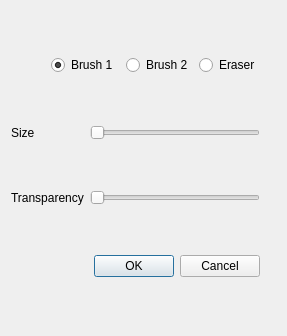
<?xml version="1.0" encoding="UTF-8"?>
<ui version="4.0">
 <class>QToolDialogClass</class>
 <widget class="QDialog" name="QToolDialogClass">
  <property name="geometry">
   <rect>
    <x>0</x>
    <y>0</y>
    <width>287</width>
    <height>336</height>
   </rect>
  </property>
  <property name="windowTitle">
   <string>QToolDialog</string>
  </property>
  <layout class="QGridLayout" name="gridLayout">
   <item row="0" column="1" colspan="2">
    <widget class="QRadioButton" name="brush1Btn">
     <property name="text">
      <string>Brush 1</string>
     </property>
     <property name="checked">
      <bool>true</bool>
     </property>
    </widget>
   </item>
   <item row="0" column="3">
    <widget class="QRadioButton" name="brush2Btn">
     <property name="text">
      <string>Brush 2</string>
     </property>
    </widget>
   </item>
   <item row="0" column="4">
    <widget class="QRadioButton" name="eraserBtn">
     <property name="text">
      <string>Eraser</string>
     </property>
    </widget>
   </item>
   <item row="1" column="0" colspan="6">
    <layout class="QVBoxLayout" name="mLayout"/>
   </item>
   <item row="2" column="0">
    <widget class="QLabel" name="label">
     <property name="text">
      <string>Size</string>
     </property>
    </widget>
   </item>
   <item row="2" column="2" colspan="3">
    <widget class="QSlider" name="mSizeSlider">
     <property name="minimum">
      <number>1</number>
     </property>
     <property name="maximum">
      <number>50</number>
     </property>
     <property name="singleStep">
      <number>1</number>
     </property>
     <property name="orientation">
      <enum>Qt::Horizontal</enum>
     </property>
    </widget>
   </item>
   <item row="3" column="0" colspan="2">
    <widget class="QLabel" name="label_2">
     <property name="text">
      <string>Transparency</string>
     </property>
    </widget>
   </item>
   <item row="3" column="2" colspan="3">
    <widget class="QSlider" name="mAlphaSlider">
     <property name="maximum">
      <number>255</number>
     </property>
     <property name="orientation">
      <enum>Qt::Horizontal</enum>
     </property>
    </widget>
   </item>
   <item row="4" column="2" colspan="3">
    <widget class="QDialogButtonBox" name="buttonBox">
     <property name="standardButtons">
      <set>QDialogButtonBox::Cancel|QDialogButtonBox::Ok</set>
     </property>
    </widget>
   </item>
  </layout>
 </widget>
 <layoutdefault spacing="6" margin="11"/>
 <resources/>
 <connections>
  <connection>
   <sender>buttonBox</sender>
   <signal>accepted()</signal>
   <receiver>QToolDialogClass</receiver>
   <slot>accept()</slot>
   <hints>
    <hint type="sourcelabel">
     <x>157</x>
     <y>312</y>
    </hint>
    <hint type="destinationlabel">
     <x>45</x>
     <y>314</y>
    </hint>
   </hints>
  </connection>
  <connection>
   <sender>buttonBox</sender>
   <signal>rejected()</signal>
   <receiver>QToolDialogClass</receiver>
   <slot>reject()</slot>
   <hints>
    <hint type="sourcelabel">
     <x>233</x>
     <y>313</y>
    </hint>
    <hint type="destinationlabel">
     <x>240</x>
     <y>330</y>
    </hint>
   </hints>
  </connection>
  <connection>
   <sender>mSizeSlider</sender>
   <signal>valueChanged(int)</signal>
   <receiver>QToolDialogClass</receiver>
   <slot>toolSizeChanged(int)</slot>
   <hints>
    <hint type="sourcelabel">
     <x>251</x>
     <y>268</y>
    </hint>
    <hint type="destinationlabel">
     <x>278</x>
     <y>230</y>
    </hint>
   </hints>
  </connection>
  <connection>
   <sender>mAlphaSlider</sender>
   <signal>valueChanged(int)</signal>
   <receiver>QToolDialogClass</receiver>
   <slot>toolAlphaChanged(int)</slot>
   <hints>
    <hint type="sourcelabel">
     <x>184</x>
     <y>285</y>
    </hint>
    <hint type="destinationlabel">
     <x>284</x>
     <y>277</y>
    </hint>
   </hints>
  </connection>
  <connection>
   <sender>brush1Btn</sender>
   <signal>clicked()</signal>
   <receiver>QToolDialogClass</receiver>
   <slot>toolSelect()</slot>
   <hints>
    <hint type="sourcelabel">
     <x>149</x>
     <y>22</y>
    </hint>
    <hint type="destinationlabel">
     <x>316</x>
     <y>37</y>
    </hint>
   </hints>
  </connection>
  <connection>
   <sender>eraserBtn</sender>
   <signal>clicked()</signal>
   <receiver>QToolDialogClass</receiver>
   <slot>toolSelect()</slot>
   <hints>
    <hint type="sourcelabel">
     <x>215</x>
     <y>17</y>
    </hint>
    <hint type="destinationlabel">
     <x>316</x>
     <y>68</y>
    </hint>
   </hints>
  </connection>
 </connections>
 <slots>
  <slot>toolSizeChanged(int)</slot>
  <slot>toolAlphaChanged(int)</slot>
  <slot>toolSelect()</slot>
 </slots>
</ui>
